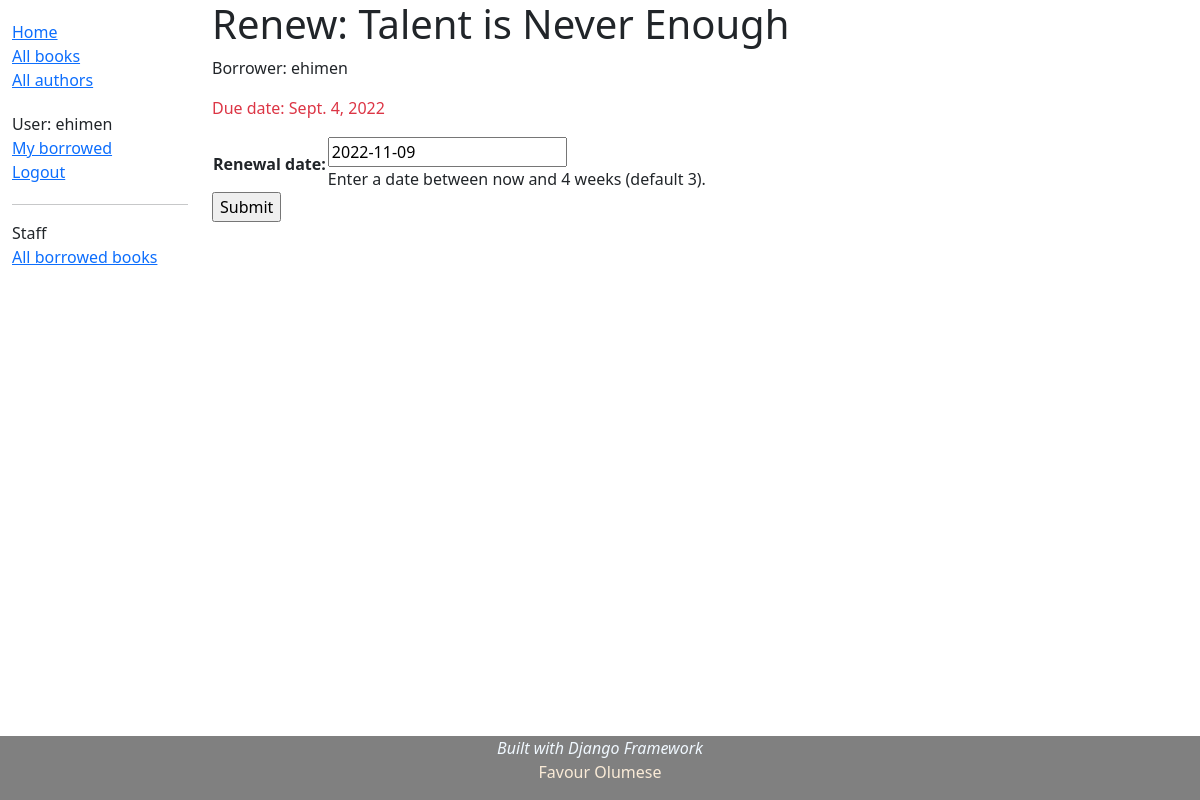
The app's page /catalog/book/1f5ee641-6256-4948-9203-a079c4910bc4/renew/ (signed in), older data.
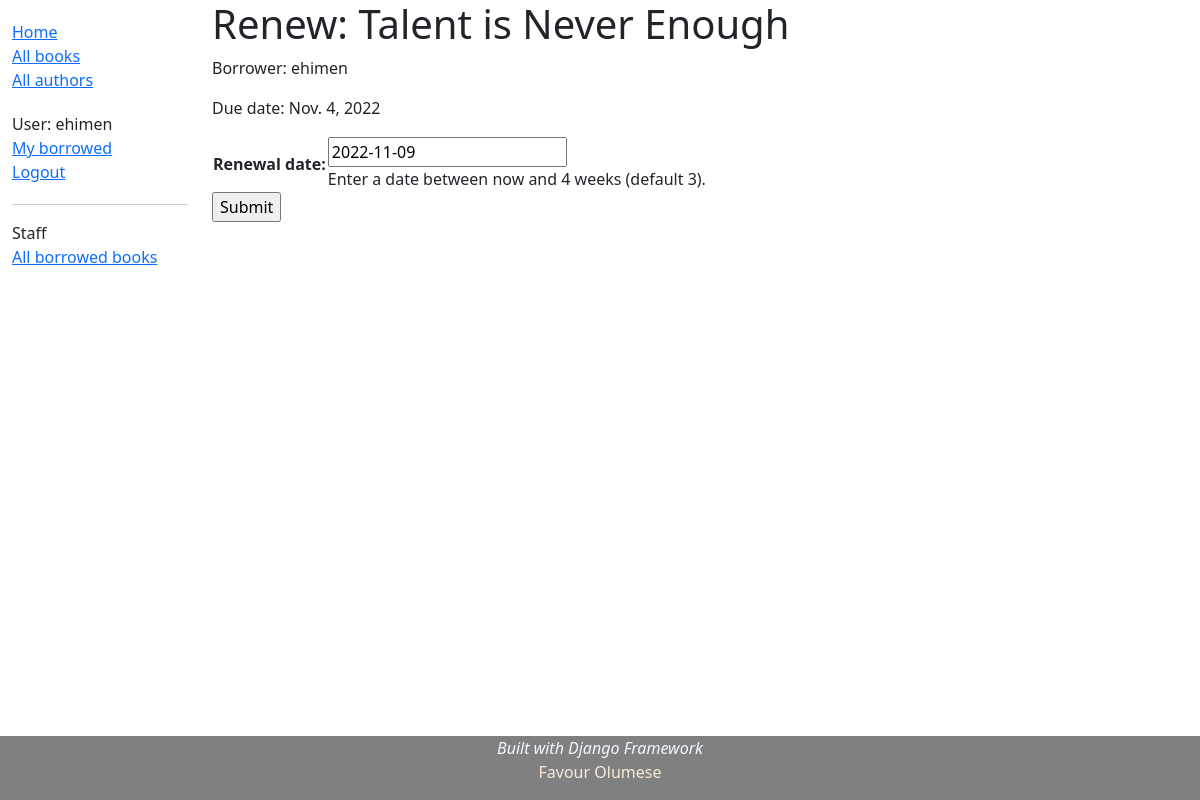
The same page, newer data.
### catalog/models.py (models this page shows, shortened)
class BookInstance(models.Model):
    id = models.UUIDField(primary_key=True, default=uuid.uuid4,
        help_text='Unique ID for this particular book across whole library.')
    book = models.ForeignKey('Book', on_delete=models.RESTRICT, null=True)
    imprint = models.CharField(max_length=200)
    due_back = models.DateField(null=True, blank=True)
    borrower = models.ForeignKey(User, on_delete=models.SET_NULL, null=True, blank=True)
    LOAN_STATUS = (
        ('m', 'Maintenance'),
        ('o', 'On loan'),
        ('a', 'Available'),
        ('r', 'Reserved'),
    )
    status = models.CharField(
        max_length=1,
        choices=LOAN_STATUS,
        blank=True,
        default='m',
        help_text='Book availabilty'
    )
    class Meta:
        ordering = ['due_back']
        permissions = (("can_mark_returned", "Set book as returned"),
                        ("can_renew", "Renew book due date"),
                        )
    @property
    def is_overdue(self):
        return bool(self.due_back and date.today() > self.due_back)

### catalog/views.py (the view)
# urls.py: path('book/<uuid:pk>/renew/', views.renew_book_librarian, name='renew-book-librarian'),
@login_required
@permission_required('catalog.can_renew', raise_exception=True)
def renew_book_librarian(request, pk):
    book_instance = get_object_or_404(BookInstance, pk=pk)
    form = RenewBookForm(request.POST)
    if form.is_valid():
        book_instance.due_back = form.cleaned_data['renewal_date']
        book_instance.save()
        return HttpResponseRedirect(reverse('borrowed-books'))
    else:
        proposed_renewal_date = datetime.date.today() + datetime.timedelta(weeks=3)
        form = RenewBookForm(initial={'renewal_date': proposed_renewal_date})
    context = {
        'form': form,
        'book_instance': book_instance,
    }
    return render(request, 'catalog/book_renew_librarian.html', context)

### catalog/forms.py (shortened to what this page needs)
class RenewBookForm(forms.Form):
    renewal_date = forms.DateField(help_text="Enter a date between now and 4 weeks (default 3).")

### catalog/templates/catalog/book_renew_librarian.html (shortened to what this page needs)
{% extends "catalog/base_generic.html" %}
{% block content %}
    <h1>Renew: {{ book_instance.book.title }}</h1>
    <p>Borrower: {{ book_instance.borrower }}</p>
    <p {% if book_instance.is_overdue %} class="text-danger"{% endif %} >
        Due date: {{ book_instance.due_back }}
    </p>
    <form action="" method="post">
        <table>
            {{ form.as_table }}
        </table>
        <input type="submit" value="Submit">
    </form>
{% endblock %}

Row changes from the older to the newer data that the page shows:
changed BookInstance "ehimen": due_back "Sept. 4, 2022" → "Nov. 4, 2022"
